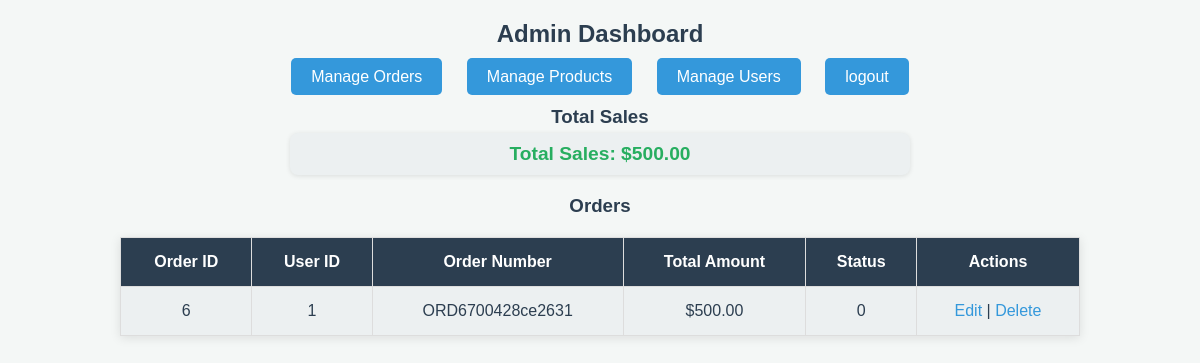
Page /dashboard.php (signed in) on the committed database.
### tables this page shows
CREATE TABLE `orders` (
  `id` int(11) NOT NULL,
  `user_id` int(11) NOT NULL,
  `order_number` varchar(100) NOT NULL,
  `total_amount` decimal(10,2) NOT NULL,
  `payment_method` varchar(50) NOT NULL,
  `address_id` int(11) NOT NULL,
  `order_status` varchar(50) DEFAULT 'Pending',
  `created_at` timestamp NOT NULL DEFAULT current_timestamp(),
  `delivery_date` date DEFAULT NULL,
  `customer_name` varchar(255) DEFAULT NULL,
  `email` varchar(255) DEFAULT NULL,
  `phone` varchar(15) DEFAULT NULL,
  `address` varchar(255) DEFAULT NULL,
  `city` varchar(100) DEFAULT NULL,
  `state` varchar(100) DEFAULT NULL,
  `zip` varchar(10) DEFAULT NULL
);

### dashboard.php (the view, shortened to what this page needs)
<?php include('db_connect.php'); ?>
<!DOCTYPE html>
<html lang="en">
<head>
</head>
<body>
    <h2>Admin Dashboard</h2>
    <ul>
        <li><a href="orders.php">Manage Orders</a></li>
        <li><a href="products.php">Manage Products</a></li>
        <li><a href="users.php">Manage Users</a></li>
        <li><a href="logout.php">logout</a></li>
    </ul>
</body>
</html>
    <h3>Total Sales</h3>
    <?php
    $result = $conn->query("SELECT SUM(total_amount) AS total_sales FROM orders");
    $row = $result->fetch_assoc();
    echo "<p>Total Sales: $" . $row['total_sales'] . "</p>";
    ?>
    <h3>Orders</h3>
    <table border="1">
        <tr>
            <th>Order ID</th>
            <th>User ID</th>
            <th>Order Number</th>
            <th>Total Amount</th>
            <th>Status</th>
            <th>Actions</th>
        </tr>
        <?php
        $result = $conn->query("SELECT * FROM orders");
        while($row = $result->fetch_assoc()) {
            echo "<tr>
                <td>{$row['id']}</td>
                <td>{$row['user_id']}</td>
                <td>{$row['order_number']}</td>
                <td>\${$row['total_amount']}</td>
                <td>{$row['order_status']}</td>
                <td>
                    <a href='edit_order.php?id={$row['id']}'>Edit</a> |
                    <a href='delete_order.php?id={$row['id']}'>Delete</a>
                </td>
            </tr>";
        }
        ?>
    </table>
</body>
</html>

### dashboard.php (style rules this page uses)
body { font-family: 'Arial', sans-serif; background-color: #f4f7f6; margin: 0; padding: 0; color: #333; }
h2, h3 { text-align: center; color: #2c3e50; margin-top: 20px; font-weight: 700; }
a { text-decoration: none; color: #3498db; }
ul { list-style: none; padding: 0; text-align: center; margin-top: 10px; }
ul li { display: inline-block; margin: 0 10px; }
ul li a { padding: 10px 20px; background-color: #3498db; color: white; border-radius: 5px; transition: background-color 0.3s ease; }
table { width: 80%; margin: 20px auto; border-collapse: collapse; box-shadow: 0 2px 10px rgba(0,0,0,0.1); }
th, td { padding: 15px; text-align: left; border: 1px solid #ddd; }
th { background-color: #2c3e50; color: white; font-weight: bold; text-align: center; }
td { background-color: #ecf0f1; color: #2c3e50; text-align: center; }
tr:nth-child(even) { background-color: #f2f2f2; }
h3 { margin-bottom: 5px; }
p { text-align: center; font-size: 1.2em; color: #27ae60; font-weight: bold; background-color: #ecf0f1; padding: 10px; border-radius: 8px; width: 50%; margin: 0 auto 20px auto; box-shadow: 0 1px 5px rgba(0, 0, 0, 0.1); }

### rows in the picture
orders: id "6", user "1", order_number "ORD6700428ce2631", total_amount "500.00", order_status "0"

### other values in the picture
$row['total_sales'] "500.00"
